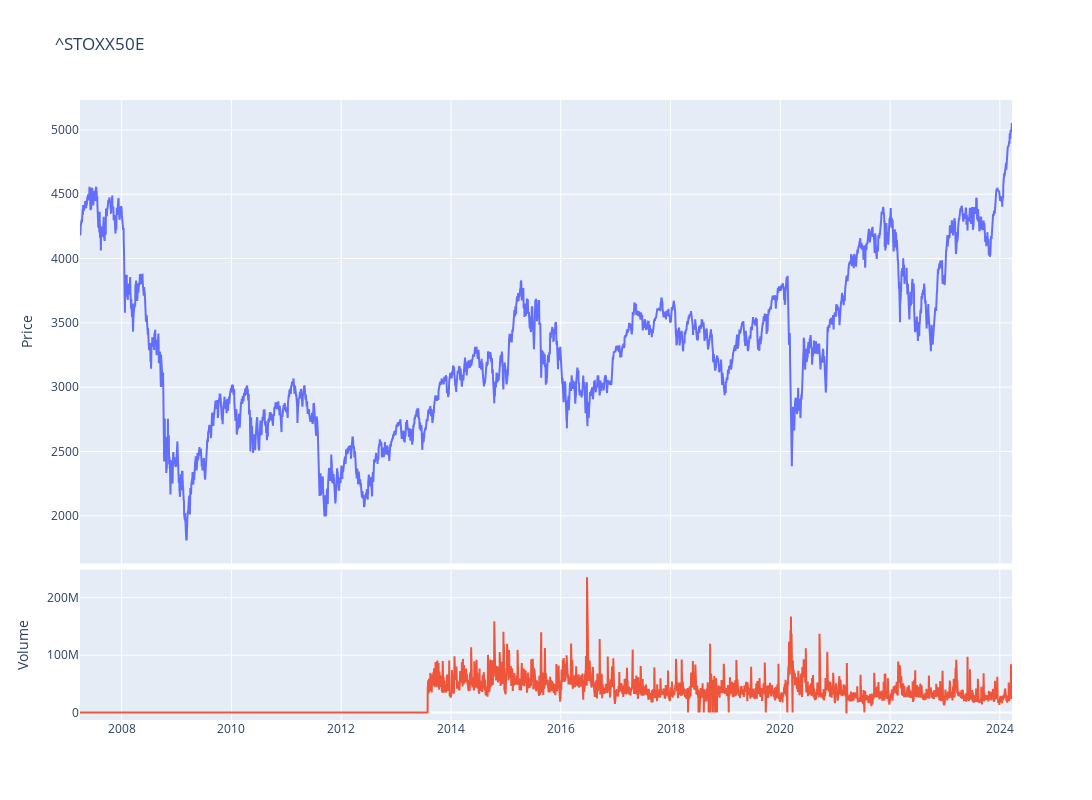

Notebook code for this chart:
### Code cell
fig = make_subplots(rows=4, cols=1,shared_xaxes=True,vertical_spacing=0.01,specs=[[{'rowspan':3,'colspan':1}],[None],[None],[{'rowspan':1,'colspan':1}]])

# Graph (1,1)
fig.add_trace(go.Scatter(x=stock_ticker.index,y=stock_ticker['Close'],mode="lines",name=f"{ticker}"),row=1, col=1)
# Update xaxis properties
fig.update_yaxes(title_text="Price", row=1, col=1)

# Graph (4,1)
fig.add_trace(go.Scatter(x=stock_ticker.index,y=stock_ticker['Volume'],mode="lines",name='Volume'),row=4, col=1)
fig.update_yaxes(title_text="Volume", row=4, col=1)

fig.update_layout(height=800, width=1300,showlegend=False,title=f"{ticker}")

fig.show()

### Figure 1 — Plotly figure (JSON) as saved in the notebook; plotly's stock layout.template omitted (floating-point values rounded to 4 significant figures; data arrays with more than 128 entries replaced by an {"elided": "..."} marker saying what was removed)
{"data": [{"mode": "lines", "name": "^STOXX50E", "type": "scatter", "x": {"elided": "4260 str values"}, "xaxis": "x", "y": {"elided": "4260 float values"}, "yaxis": "y"}, {"mode": "lines", "name": "Volume", "type": "scatter", "x": {"elided": "4260 str values"}, "xaxis": "x2", "y": {"elided": "4260 int values"}, "yaxis": "y2"}], "layout": {"height": 800, "showlegend": false, "title": {"text": "^STOXX50E"}, "width": 1300, "xaxis": {"anchor": "y", "domain": [0, 1], "matches": "x2", "showticklabels": false}, "xaxis2": {"anchor": "y2", "domain": [0, 1]}, "yaxis": {"anchor": "x", "domain": [0.2525, 1], "title": {"text": "Price"}}, "yaxis2": {"anchor": "x2", "domain": [0, 0.2425], "title": {"text": "Volume"}}}}
